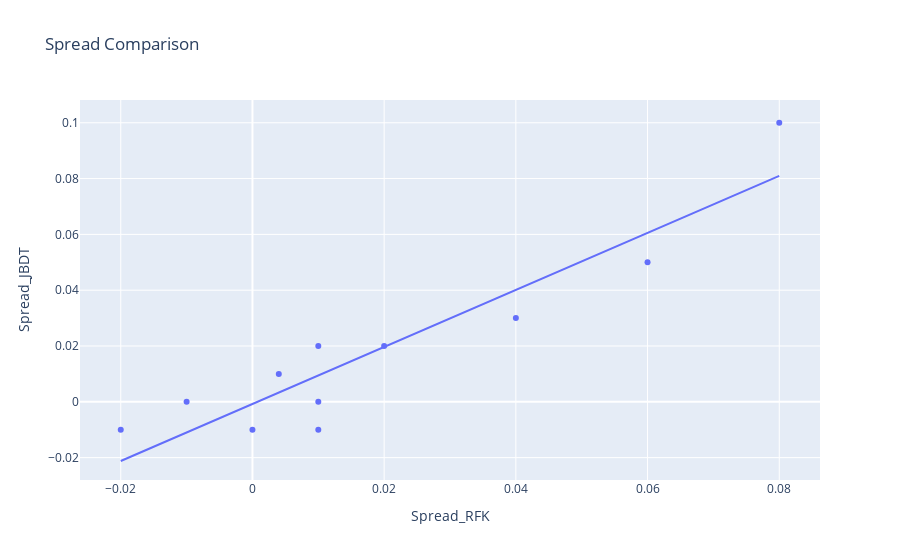

Here is the notebook cell this chart was saved with:
### Code cell
#Make the same plot as above but much better looking 

fig = px.scatter(merged, x="Spread_RFK", y="Spread_JBDT", trendline="ols", title="Spread Comparison")
fig.show()

### Figure 1 — Plotly figure (JSON) as saved in the notebook; plotly's stock layout.template omitted (floating-point values rounded to 4 significant figures)
{"data": [{"hovertemplate": "Spread_RFK=%{x}<br>Spread_JBDT=%{y}<extra></extra>", "legendgroup": "", "marker": {"color": "#636efa", "symbol": "circle"}, "mode": "markers", "name": "", "orientation": "v", "showlegend": false, "type": "scatter", "x": [0.01, -0.02, 0.08, 0.01, 0.02, 0.01, 0.004, -0.01, 0.06, 0, 0.04], "xaxis": "x", "y": [0, -0.01, 0.1, -0.01, 0.02, 0.02, 0.01, 0, 0.05, -0.01, 0.03], "yaxis": "y"}, {"hovertemplate": "<b>OLS trendline</b><br>Spread_JBDT = 1.02194 * Spread_RFK + -0.000770531<br>R<sup>2</sup>=0.860430<br><br>Spread_RFK=%{x}<br>Spread_JBDT=%{y} <b>(trend)</b><extra></extra>", "legendgroup": "", "marker": {"color": "#636efa", "symbol": "circle"}, "mode": "lines", "name": "", "showlegend": false, "type": "scatter", "x": [-0.02, -0.01, 0, 0.004, 0.01, 0.01, 0.01, 0.02, 0.04, 0.06, 0.08], "xaxis": "x", "y": [-0.02121, -0.01099, -0.0007705, 0.003317, 0.009449, 0.009449, 0.009449, 0.01967, 0.04011, 0.06055, 0.08098], "yaxis": "y"}], "layout": {"legend": {"tracegroupgap": 0}, "title": {"text": "Spread Comparison"}, "xaxis": {"anchor": "y", "domain": [0, 1], "title": {"text": "Spread_RFK"}}, "yaxis": {"anchor": "x", "domain": [0, 1], "title": {"text": "Spread_JBDT"}}}}
